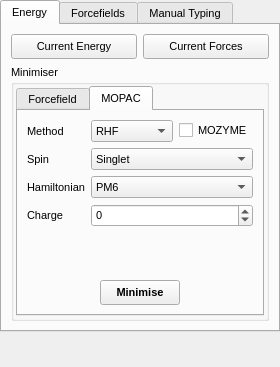
<?xml version="1.0" encoding="UTF-8"?>
<ui version="4.0">
 <class>ForcefieldsWidget</class>
 <widget class="QDockWidget" name="ForcefieldsWidget">
  <property name="geometry">
   <rect>
    <x>0</x>
    <y>0</y>
    <width>280</width>
    <height>367</height>
   </rect>
  </property>
  <property name="sizePolicy">
   <sizepolicy hsizetype="Minimum" vsizetype="MinimumExpanding">
    <horstretch>0</horstretch>
    <verstretch>0</verstretch>
   </sizepolicy>
  </property>
  <property name="minimumSize">
   <size>
    <width>280</width>
    <height>367</height>
   </size>
  </property>
  <property name="font">
   <font>
    <pointsize>8</pointsize>
   </font>
  </property>
  <property name="floating">
   <bool>true</bool>
  </property>
  <property name="allowedAreas">
   <set>Qt::LeftDockWidgetArea|Qt::RightDockWidgetArea</set>
  </property>
  <property name="windowTitle">
   <string>Energy / Forcefields</string>
  </property>
  <widget class="QWidget" name="dockWidgetContents">
   <layout class="QVBoxLayout" name="verticalLayout">
    <property name="margin">
     <number>0</number>
    </property>
    <item>
     <widget class="QTabWidget" name="tabWidget">
      <property name="sizePolicy">
       <sizepolicy hsizetype="Expanding" vsizetype="Minimum">
        <horstretch>0</horstretch>
        <verstretch>0</verstretch>
       </sizepolicy>
      </property>
      <property name="currentIndex">
       <number>0</number>
      </property>
      <widget class="QWidget" name="EnergyTab">
       <attribute name="title">
        <string>Energy</string>
       </attribute>
       <layout class="QVBoxLayout" name="verticalLayout_5">
        <item>
         <layout class="QHBoxLayout" name="horizontalLayout_2">
          <item>
           <widget class="QPushButton" name="CurrentEnergyButton">
            <property name="sizePolicy">
             <sizepolicy hsizetype="Expanding" vsizetype="Fixed">
              <horstretch>0</horstretch>
              <verstretch>0</verstretch>
             </sizepolicy>
            </property>
            <property name="minimumSize">
             <size>
              <width>0</width>
              <height>25</height>
             </size>
            </property>
            <property name="maximumSize">
             <size>
              <width>16777215</width>
              <height>25</height>
             </size>
            </property>
            <property name="text">
             <string>Current Energy</string>
            </property>
            <property name="icon">
             <iconset resource="icons.qrc">
              <normaloff>:/forcefield/icons/forcefield_energy.svg</normaloff>:/forcefield/icons/forcefield_energy.svg</iconset>
            </property>
            <property name="iconSize">
             <size>
              <width>16</width>
              <height>16</height>
             </size>
            </property>
           </widget>
          </item>
          <item>
           <widget class="QPushButton" name="CurrentForcesButton">
            <property name="sizePolicy">
             <sizepolicy hsizetype="Expanding" vsizetype="Fixed">
              <horstretch>0</horstretch>
              <verstretch>0</verstretch>
             </sizepolicy>
            </property>
            <property name="minimumSize">
             <size>
              <width>0</width>
              <height>25</height>
             </size>
            </property>
            <property name="maximumSize">
             <size>
              <width>16777215</width>
              <height>25</height>
             </size>
            </property>
            <property name="text">
             <string>Current Forces</string>
            </property>
            <property name="icon">
             <iconset resource="icons.qrc">
              <normaloff>:/forcefield/icons/forcefield_forces.svg</normaloff>:/forcefield/icons/forcefield_forces.svg</iconset>
            </property>
            <property name="iconSize">
             <size>
              <width>16</width>
              <height>16</height>
             </size>
            </property>
           </widget>
          </item>
         </layout>
        </item>
        <item>
         <widget class="QGroupBox" name="MinimiserGroup">
          <property name="sizePolicy">
           <sizepolicy hsizetype="Expanding" vsizetype="Minimum">
            <horstretch>0</horstretch>
            <verstretch>0</verstretch>
           </sizepolicy>
          </property>
          <property name="title">
           <string>Minimiser</string>
          </property>
          <layout class="QVBoxLayout" name="verticalLayout_4">
           <property name="margin">
            <number>2</number>
           </property>
           <item>
            <widget class="QTabWidget" name="MinimiserTabs">
             <property name="currentIndex">
              <number>1</number>
             </property>
             <widget class="QWidget" name="ForcefieldMinimiserTab">
              <attribute name="title">
               <string>Forcefield</string>
              </attribute>
              <layout class="QVBoxLayout" name="verticalLayout_6">
               <item>
                <widget class="QComboBox" name="MinimiserMethodCombo">
                 <property name="sizePolicy">
                  <sizepolicy hsizetype="Expanding" vsizetype="Fixed">
                   <horstretch>0</horstretch>
                   <verstretch>0</verstretch>
                  </sizepolicy>
                 </property>
                 <item>
                  <property name="text">
                   <string>Steepest Descent (Simple)</string>
                  </property>
                 </item>
                 <item>
                  <property name="text">
                   <string>Steepest Descent (Line Minimised)</string>
                  </property>
                 </item>
                 <item>
                  <property name="text">
                   <string>Conjugate Gradient</string>
                  </property>
                 </item>
                 <item>
                  <property name="text">
                   <string>Monte Carlo (Molecular)</string>
                  </property>
                 </item>
                </widget>
               </item>
               <item>
                <widget class="QGroupBox" name="ConvergenceGroup">
                 <property name="sizePolicy">
                  <sizepolicy hsizetype="Expanding" vsizetype="Minimum">
                   <horstretch>0</horstretch>
                   <verstretch>0</verstretch>
                  </sizepolicy>
                 </property>
                 <property name="title">
                  <string>Convergence Criteria</string>
                 </property>
                 <layout class="QVBoxLayout" name="verticalLayout_9">
                  <item>
                   <layout class="QGridLayout" name="gridLayout_3">
                    <item row="0" column="0">
                     <widget class="QLabel" name="label_9">
                      <property name="sizePolicy">
                       <sizepolicy hsizetype="Minimum" vsizetype="Preferred">
                        <horstretch>0</horstretch>
                        <verstretch>0</verstretch>
                       </sizepolicy>
                      </property>
                      <property name="text">
                       <string>Energy:</string>
                      </property>
                     </widget>
                    </item>
                    <item row="0" column="1">
                     <widget class="QSpinBox" name="EnergyConvergeSpin">
                      <property name="sizePolicy">
                       <sizepolicy hsizetype="Expanding" vsizetype="Fixed">
                        <horstretch>0</horstretch>
                        <verstretch>0</verstretch>
                       </sizepolicy>
                      </property>
                      <property name="prefix">
                       <string>1.0E</string>
                      </property>
                      <property name="minimum">
                       <number>-10</number>
                      </property>
                      <property name="maximum">
                       <number>1</number>
                      </property>
                      <property name="value">
                       <number>-5</number>
                      </property>
                     </widget>
                    </item>
                    <item row="1" column="0">
                     <widget class="QLabel" name="label_10">
                      <property name="sizePolicy">
                       <sizepolicy hsizetype="Minimum" vsizetype="Preferred">
                        <horstretch>0</horstretch>
                        <verstretch>0</verstretch>
                       </sizepolicy>
                      </property>
                      <property name="text">
                       <string>RMS Force:</string>
                      </property>
                     </widget>
                    </item>
                    <item row="1" column="1">
                     <widget class="QSpinBox" name="ForceConvergeSpin">
                      <property name="enabled">
                       <bool>true</bool>
                      </property>
                      <property name="sizePolicy">
                       <sizepolicy hsizetype="Expanding" vsizetype="Fixed">
                        <horstretch>0</horstretch>
                        <verstretch>0</verstretch>
                       </sizepolicy>
                      </property>
                      <property name="prefix">
                       <string>1.0E</string>
                      </property>
                      <property name="minimum">
                       <number>-10</number>
                      </property>
                      <property name="maximum">
                       <number>1</number>
                      </property>
                      <property name="value">
                       <number>-4</number>
                      </property>
                     </widget>
                    </item>
                   </layout>
                  </item>
                 </layout>
                </widget>
               </item>
               <item>
                <layout class="QHBoxLayout" name="_8">
                 <property name="spacing">
                  <number>4</number>
                 </property>
                 <property name="margin">
                  <number>0</number>
                 </property>
                 <item>
                  <widget class="QLabel" name="label_46">
                   <property name="text">
                    <string>Max Cycles</string>
                   </property>
                  </widget>
                 </item>
                 <item>
                  <widget class="QSpinBox" name="MinimiseCyclesSpin">
                   <property name="sizePolicy">
                    <sizepolicy hsizetype="Expanding" vsizetype="Fixed">
                     <horstretch>0</horstretch>
                     <verstretch>0</verstretch>
                    </sizepolicy>
                   </property>
                   <property name="minimum">
                    <number>1</number>
                   </property>
                   <property name="maximum">
                    <number>10000</number>
                   </property>
                   <property name="singleStep">
                    <number>2</number>
                   </property>
                   <property name="value">
                    <number>100</number>
                   </property>
                  </widget>
                 </item>
                </layout>
               </item>
               <item>
                <spacer name="verticalSpacer_3">
                 <property name="orientation">
                  <enum>Qt::Vertical</enum>
                 </property>
                 <property name="sizeType">
                  <enum>QSizePolicy::MinimumExpanding</enum>
                 </property>
                 <property name="sizeHint" stdset="0">
                  <size>
                   <width>20</width>
                   <height>1</height>
                  </size>
                 </property>
                </spacer>
               </item>
               <item>
                <layout class="QHBoxLayout" name="_9">
                 <property name="spacing">
                  <number>4</number>
                 </property>
                 <property name="margin">
                  <number>0</number>
                 </property>
                 <item>
                  <spacer>
                   <property name="orientation">
                    <enum>Qt::Horizontal</enum>
                   </property>
                   <property name="sizeHint" stdset="0">
                    <size>
                     <width>21</width>
                     <height>20</height>
                    </size>
                   </property>
                  </spacer>
                 </item>
                 <item>
                  <widget class="QPushButton" name="ForcefieldMinimiseButton">
                   <property name="minimumSize">
                    <size>
                     <width>0</width>
                     <height>25</height>
                    </size>
                   </property>
                   <property name="font">
                    <font>
                     <weight>75</weight>
                     <bold>true</bold>
                    </font>
                   </property>
                   <property name="text">
                    <string>Minimise</string>
                   </property>
                   <property name="icon">
                    <iconset resource="icons.qrc">
                     <normaloff>:/forcefield/icons/forcefield_minimise.svg</normaloff>:/forcefield/icons/forcefield_minimise.svg</iconset>
                   </property>
                   <property name="iconSize">
                    <size>
                     <width>16</width>
                     <height>16</height>
                    </size>
                   </property>
                   <property name="autoDefault">
                    <bool>false</bool>
                   </property>
                  </widget>
                 </item>
                 <item>
                  <spacer>
                   <property name="orientation">
                    <enum>Qt::Horizontal</enum>
                   </property>
                   <property name="sizeHint" stdset="0">
                    <size>
                     <width>21</width>
                     <height>20</height>
                    </size>
                   </property>
                  </spacer>
                 </item>
                </layout>
               </item>
              </layout>
             </widget>
             <widget class="QWidget" name="MopacMinimserTab">
              <attribute name="title">
               <string>MOPAC</string>
              </attribute>
              <layout class="QVBoxLayout" name="verticalLayout_8">
               <item>
                <layout class="QGridLayout" name="gridLayout">
                 <item row="0" column="0">
                  <widget class="QLabel" name="MopacMethodLabel">
                   <property name="sizePolicy">
                    <sizepolicy hsizetype="Minimum" vsizetype="Preferred">
                     <horstretch>0</horstretch>
                     <verstretch>0</verstretch>
                    </sizepolicy>
                   </property>
                   <property name="text">
                    <string>Method</string>
                   </property>
                  </widget>
                 </item>
                 <item row="0" column="1">
                  <widget class="QComboBox" name="MopacHFCombo">
                   <property name="sizePolicy">
                    <sizepolicy hsizetype="Expanding" vsizetype="Fixed">
                     <horstretch>0</horstretch>
                     <verstretch>0</verstretch>
                    </sizepolicy>
                   </property>
                   <property name="currentIndex">
                    <number>0</number>
                   </property>
                   <item>
                    <property name="text">
                     <string>RHF</string>
                    </property>
                   </item>
                   <item>
                    <property name="text">
                     <string>UHF</string>
                    </property>
                   </item>
                  </widget>
                 </item>
                 <item row="1" column="1" colspan="2">
                  <widget class="QComboBox" name="MopacSpinCombo">
                   <property name="sizePolicy">
                    <sizepolicy hsizetype="Expanding" vsizetype="Fixed">
                     <horstretch>0</horstretch>
                     <verstretch>0</verstretch>
                    </sizepolicy>
                   </property>
                   <item>
                    <property name="text">
                     <string>Singlet</string>
                    </property>
                   </item>
                   <item>
                    <property name="text">
                     <string>Doublet</string>
                    </property>
                   </item>
                   <item>
                    <property name="text">
                     <string>Triplet</string>
                    </property>
                   </item>
                   <item>
                    <property name="text">
                     <string>Quartet</string>
                    </property>
                   </item>
                   <item>
                    <property name="text">
                     <string>Quintet</string>
                    </property>
                   </item>
                   <item>
                    <property name="text">
                     <string>Sextet</string>
                    </property>
                   </item>
                   <item>
                    <property name="text">
                     <string>Septet</string>
                    </property>
                   </item>
                   <item>
                    <property name="text">
                     <string>Octet</string>
                    </property>
                   </item>
                   <item>
                    <property name="text">
                     <string>Nonet</string>
                    </property>
                   </item>
                  </widget>
                 </item>
                 <item row="2" column="1" colspan="2">
                  <widget class="QComboBox" name="MopacHamiltonianCombo">
                   <property name="currentIndex">
                    <number>4</number>
                   </property>
                   <item>
                    <property name="text">
                     <string>AM1</string>
                    </property>
                   </item>
                   <item>
                    <property name="text">
                     <string>MNDO</string>
                    </property>
                   </item>
                   <item>
                    <property name="text">
                     <string>MNDOD</string>
                    </property>
                   </item>
                   <item>
                    <property name="text">
                     <string>PM3</string>
                    </property>
                   </item>
                   <item>
                    <property name="text">
                     <string>PM6</string>
                    </property>
                   </item>
                   <item>
                    <property name="text">
                     <string>PM6-DH2</string>
                    </property>
                   </item>
                   <item>
                    <property name="text">
                     <string>RM1</string>
                    </property>
                   </item>
                  </widget>
                 </item>
                 <item row="2" column="0">
                  <widget class="QLabel" name="MopacHamiltonianLabel">
                   <property name="sizePolicy">
                    <sizepolicy hsizetype="Minimum" vsizetype="Preferred">
                     <horstretch>0</horstretch>
                     <verstretch>0</verstretch>
                    </sizepolicy>
                   </property>
                   <property name="text">
                    <string>Hamiltonian</string>
                   </property>
                  </widget>
                 </item>
                 <item row="1" column="0">
                  <widget class="QLabel" name="MopacSpinLabel">
                   <property name="sizePolicy">
                    <sizepolicy hsizetype="Minimum" vsizetype="Preferred">
                     <horstretch>0</horstretch>
                     <verstretch>0</verstretch>
                    </sizepolicy>
                   </property>
                   <property name="text">
                    <string>Spin</string>
                   </property>
                  </widget>
                 </item>
                 <item row="3" column="0">
                  <widget class="QLabel" name="MopacChargeLabel">
                   <property name="sizePolicy">
                    <sizepolicy hsizetype="Minimum" vsizetype="Preferred">
                     <horstretch>0</horstretch>
                     <verstretch>0</verstretch>
                    </sizepolicy>
                   </property>
                   <property name="text">
                    <string>Charge</string>
                   </property>
                  </widget>
                 </item>
                 <item row="3" column="1" colspan="2">
                  <widget class="QSpinBox" name="MopacChargeSpin">
                   <property name="minimum">
                    <number>-100</number>
                   </property>
                   <property name="maximum">
                    <number>100</number>
                   </property>
                  </widget>
                 </item>
                 <item row="0" column="2">
                  <widget class="QCheckBox" name="MopacMozymeCheck">
                   <property name="text">
                    <string>MOZYME</string>
                   </property>
                  </widget>
                 </item>
                </layout>
               </item>
               <item>
                <spacer name="verticalSpacer_5">
                 <property name="orientation">
                  <enum>Qt::Vertical</enum>
                 </property>
                 <property name="sizeHint" stdset="0">
                  <size>
                   <width>20</width>
                   <height>40</height>
                  </size>
                 </property>
                </spacer>
               </item>
               <item>
                <layout class="QHBoxLayout" name="_11">
                 <property name="spacing">
                  <number>4</number>
                 </property>
                 <property name="margin">
                  <number>0</number>
                 </property>
                 <item>
                  <spacer>
                   <property name="orientation">
                    <enum>Qt::Horizontal</enum>
                   </property>
                   <property name="sizeHint" stdset="0">
                    <size>
                     <width>21</width>
                     <height>20</height>
                    </size>
                   </property>
                  </spacer>
                 </item>
                 <item>
                  <widget class="QPushButton" name="MopacMinimiseButton">
                   <property name="minimumSize">
                    <size>
                     <width>0</width>
                     <height>25</height>
                    </size>
                   </property>
                   <property name="font">
                    <font>
                     <weight>75</weight>
                     <bold>true</bold>
                    </font>
                   </property>
                   <property name="text">
                    <string>Minimise</string>
                   </property>
                   <property name="icon">
                    <iconset resource="icons.qrc">
                     <normaloff>:/forcefield/icons/forcefield_minimise.svg</normaloff>:/forcefield/icons/forcefield_minimise.svg</iconset>
                   </property>
                   <property name="iconSize">
                    <size>
                     <width>16</width>
                     <height>16</height>
                    </size>
                   </property>
                   <property name="autoDefault">
                    <bool>false</bool>
                   </property>
                  </widget>
                 </item>
                 <item>
                  <spacer>
                   <property name="orientation">
                    <enum>Qt::Horizontal</enum>
                   </property>
                   <property name="sizeHint" stdset="0">
                    <size>
                     <width>21</width>
                     <height>20</height>
                    </size>
                   </property>
                  </spacer>
                 </item>
                </layout>
               </item>
              </layout>
             </widget>
            </widget>
           </item>
          </layout>
         </widget>
        </item>
       </layout>
      </widget>
      <widget class="QWidget" name="ForcefieldsTab">
       <attribute name="title">
        <string>Forcefields</string>
       </attribute>
       <layout class="QVBoxLayout" name="verticalLayout_2">
        <item>
         <widget class="QComboBox" name="ForcefieldCombo"/>
        </item>
        <item>
         <layout class="QHBoxLayout" name="_2">
          <property name="spacing">
           <number>4</number>
          </property>
          <property name="margin">
           <number>0</number>
          </property>
          <item>
           <widget class="QPushButton" name="OpenForcefieldButton">
            <property name="sizePolicy">
             <sizepolicy hsizetype="Minimum" vsizetype="Fixed">
              <horstretch>0</horstretch>
              <verstretch>3</verstretch>
             </sizepolicy>
            </property>
            <property name="minimumSize">
             <size>
              <width>0</width>
              <height>25</height>
             </size>
            </property>
            <property name="maximumSize">
             <size>
              <width>200</width>
              <height>25</height>
             </size>
            </property>
            <property name="toolTip">
             <string>Load forcefield from file</string>
            </property>
            <property name="text">
             <string>Open</string>
            </property>
            <property name="icon">
             <iconset resource="icons.qrc">
              <normaloff>:/file/icons/file_open.svg</normaloff>:/file/icons/file_open.svg</iconset>
            </property>
            <property name="iconSize">
             <size>
              <width>16</width>
              <height>16</height>
             </size>
            </property>
            <property name="autoDefault">
             <bool>false</bool>
            </property>
           </widget>
          </item>
          <item>
           <widget class="QPushButton" name="CloseForcefieldButton">
            <property name="sizePolicy">
             <sizepolicy hsizetype="Preferred" vsizetype="Preferred">
              <horstretch>0</horstretch>
              <verstretch>3</verstretch>
             </sizepolicy>
            </property>
            <property name="minimumSize">
             <size>
              <width>0</width>
              <height>25</height>
             </size>
            </property>
            <property name="maximumSize">
             <size>
              <width>200</width>
              <height>25</height>
             </size>
            </property>
            <property name="toolTip">
             <string>Remove forcefield</string>
            </property>
            <property name="text">
             <string>Close</string>
            </property>
            <property name="icon">
             <iconset resource="icons.qrc">
              <normaloff>:/basic/icons/basic_cross.svg</normaloff>:/basic/icons/basic_cross.svg</iconset>
            </property>
            <property name="iconSize">
             <size>
              <width>16</width>
              <height>16</height>
             </size>
            </property>
            <property name="autoDefault">
             <bool>false</bool>
            </property>
           </widget>
          </item>
          <item>
           <widget class="QPushButton" name="EditForcefieldButton">
            <property name="enabled">
             <bool>false</bool>
            </property>
            <property name="sizePolicy">
             <sizepolicy hsizetype="Preferred" vsizetype="Preferred">
              <horstretch>0</horstretch>
              <verstretch>0</verstretch>
             </sizepolicy>
            </property>
            <property name="minimumSize">
             <size>
              <width>30</width>
              <height>25</height>
             </size>
            </property>
            <property name="maximumSize">
             <size>
              <width>200</width>
              <height>25</height>
             </size>
            </property>
            <property name="toolTip">
             <string>Edit forcefield</string>
            </property>
            <property name="text">
             <string>Edit</string>
            </property>
            <property name="autoDefault">
             <bool>false</bool>
            </property>
           </widget>
          </item>
         </layout>
        </item>
        <item>
         <widget class="QGroupBox" name="AssociateGroup">
          <property name="sizePolicy">
           <sizepolicy hsizetype="Preferred" vsizetype="Minimum">
            <horstretch>0</horstretch>
            <verstretch>0</verstretch>
           </sizepolicy>
          </property>
          <property name="title">
           <string>Associate</string>
          </property>
          <layout class="QVBoxLayout" name="_3">
           <property name="spacing">
            <number>4</number>
           </property>
           <property name="margin">
            <number>2</number>
           </property>
           <item>
            <layout class="QHBoxLayout" name="_4">
             <property name="spacing">
              <number>6</number>
             </property>
             <property name="margin">
              <number>0</number>
             </property>
             <item>
              <widget class="QPushButton" name="AssignFFToCurrentButton">
               <property name="text">
                <string>Current Model</string>
               </property>
               <property name="autoDefault">
                <bool>false</bool>
               </property>
              </widget>
             </item>
             <item>
              <widget class="QPushButton" name="AssignFFToAllButton">
               <property name="text">
                <string>All Models</string>
               </property>
               <property name="autoDefault">
                <bool>false</bool>
               </property>
              </widget>
             </item>
            </layout>
           </item>
           <item>
            <widget class="QPushButton" name="AssignFFToPatternButton">
             <property name="text">
              <string>Pattern in Current Model</string>
             </property>
             <property name="autoDefault">
              <bool>false</bool>
             </property>
            </widget>
           </item>
          </layout>
         </widget>
        </item>
        <item>
         <widget class="QGroupBox" name="AutomaticTypingGroup">
          <property name="sizePolicy">
           <sizepolicy hsizetype="Preferred" vsizetype="Minimum">
            <horstretch>0</horstretch>
            <verstretch>0</verstretch>
           </sizepolicy>
          </property>
          <property name="title">
           <string>Automatic Typing</string>
          </property>
          <layout class="QHBoxLayout" name="_5">
           <property name="spacing">
            <number>4</number>
           </property>
           <property name="margin">
            <number>2</number>
           </property>
           <item>
            <widget class="QPushButton" name="TypeModelButton">
             <property name="text">
              <string>Apply</string>
             </property>
             <property name="autoDefault">
              <bool>false</bool>
             </property>
            </widget>
           </item>
           <item>
            <widget class="QPushButton" name="UntypeModelButton">
             <property name="text">
              <string>Remove</string>
             </property>
             <property name="autoDefault">
              <bool>false</bool>
             </property>
            </widget>
           </item>
          </layout>
         </widget>
        </item>
        <item>
         <widget class="QGroupBox" name="ExpressionGroup">
          <property name="title">
           <string>Expression</string>
          </property>
          <layout class="QHBoxLayout" name="horizontalLayout_3">
           <property name="spacing">
            <number>2</number>
           </property>
           <property name="margin">
            <number>2</number>
           </property>
           <item>
            <widget class="QPushButton" name="CreateExpressionButton">
             <property name="text">
              <string>Create</string>
             </property>
             <property name="autoDefault">
              <bool>false</bool>
             </property>
            </widget>
           </item>
           <item>
            <widget class="QCheckBox" name="AssignFFChargesCheck">
             <property name="toolTip">
              <string>When selected, atom charges will be set to those of their assigned atomtype. Otherwise, current atomic charges remain intact</string>
             </property>
             <property name="text">
              <string>Assign FF Charges</string>
             </property>
             <property name="checked">
              <bool>true</bool>
             </property>
            </widget>
           </item>
          </layout>
         </widget>
        </item>
        <item>
         <spacer name="verticalSpacer_2">
          <property name="orientation">
           <enum>Qt::Vertical</enum>
          </property>
          <property name="sizeHint" stdset="0">
           <size>
            <width>20</width>
            <height>40</height>
           </size>
          </property>
         </spacer>
        </item>
       </layout>
      </widget>
      <widget class="QWidget" name="ManualTypingTab">
       <attribute name="title">
        <string>Manual Typing</string>
       </attribute>
       <layout class="QVBoxLayout" name="verticalLayout_3">
        <item>
         <widget class="QGroupBox" name="ManualTypingGroup">
          <property name="sizePolicy">
           <sizepolicy hsizetype="Expanding" vsizetype="Minimum">
            <horstretch>0</horstretch>
            <verstretch>0</verstretch>
           </sizepolicy>
          </property>
          <property name="title">
           <string>Manual Typing</string>
          </property>
          <layout class="QVBoxLayout" name="_6">
           <property name="spacing">
            <number>4</number>
           </property>
           <property name="margin">
            <number>2</number>
           </property>
           <item>
            <layout class="QHBoxLayout" name="_7">
             <property name="spacing">
              <number>4</number>
             </property>
             <property name="margin">
              <number>0</number>
             </property>
             <item>
              <widget class="QLabel" name="label_343">
               <property name="text">
                <string>Element</string>
               </property>
              </widget>
             </item>
             <item>
              <widget class="QLineEdit" name="ManualTypeEdit">
               <property name="text">
                <string>H</string>
               </property>
              </widget>
             </item>
            </layout>
           </item>
           <item>
            <widget class="QTableWidget" name="FFTypeTable">
             <property name="editTriggers">
              <set>QAbstractItemView::AnyKeyPressed|QAbstractItemView::DoubleClicked|QAbstractItemView::EditKeyPressed</set>
             </property>
             <property name="alternatingRowColors">
              <bool>true</bool>
             </property>
             <property name="selectionMode">
              <enum>QAbstractItemView::SingleSelection</enum>
             </property>
             <property name="selectionBehavior">
              <enum>QAbstractItemView::SelectRows</enum>
             </property>
             <property name="gridStyle">
              <enum>Qt::NoPen</enum>
             </property>
             <column>
              <property name="text">
               <string>ID</string>
              </property>
             </column>
             <column>
              <property name="text">
               <string>Name</string>
              </property>
             </column>
             <column>
              <property name="text">
               <string>Description</string>
              </property>
             </column>
            </widget>
           </item>
           <item>
            <layout class="QHBoxLayout" name="_10">
             <property name="spacing">
              <number>4</number>
             </property>
             <property name="margin">
              <number>0</number>
             </property>
             <item>
              <widget class="QPushButton" name="ManualTypeSetButton">
               <property name="sizePolicy">
                <sizepolicy hsizetype="Expanding" vsizetype="Fixed">
                 <horstretch>0</horstretch>
                 <verstretch>0</verstretch>
                </sizepolicy>
               </property>
               <property name="toolTip">
                <string>Set selected atoms to this type</string>
               </property>
               <property name="text">
                <string>Set</string>
               </property>
               <property name="autoDefault">
                <bool>false</bool>
               </property>
              </widget>
             </item>
             <item>
              <widget class="QPushButton" name="ManualTypeClearButton">
               <property name="sizePolicy">
                <sizepolicy hsizetype="Expanding" vsizetype="Fixed">
                 <horstretch>0</horstretch>
                 <verstretch>0</verstretch>
                </sizepolicy>
               </property>
               <property name="toolTip">
                <string>Clear atom types in selection</string>
               </property>
               <property name="text">
                <string>Clear</string>
               </property>
               <property name="autoDefault">
                <bool>false</bool>
               </property>
              </widget>
             </item>
             <item>
              <widget class="QPushButton" name="ManualTypeTestButton">
               <property name="sizePolicy">
                <sizepolicy hsizetype="Expanding" vsizetype="Fixed">
                 <horstretch>0</horstretch>
                 <verstretch>0</verstretch>
                </sizepolicy>
               </property>
               <property name="toolTip">
                <string>Test selected atom type on selection</string>
               </property>
               <property name="text">
                <string>Test</string>
               </property>
               <property name="autoDefault">
                <bool>false</bool>
               </property>
              </widget>
             </item>
            </layout>
           </item>
          </layout>
         </widget>
        </item>
       </layout>
      </widget>
     </widget>
    </item>
    <item>
     <spacer name="verticalSpacer">
      <property name="orientation">
       <enum>Qt::Vertical</enum>
      </property>
      <property name="sizeHint" stdset="0">
       <size>
        <width>20</width>
        <height>0</height>
       </size>
      </property>
     </spacer>
    </item>
   </layout>
  </widget>
 </widget>
 <resources>
  <include location="icons.qrc"/>
 </resources>
 <connections/>
</ui>
